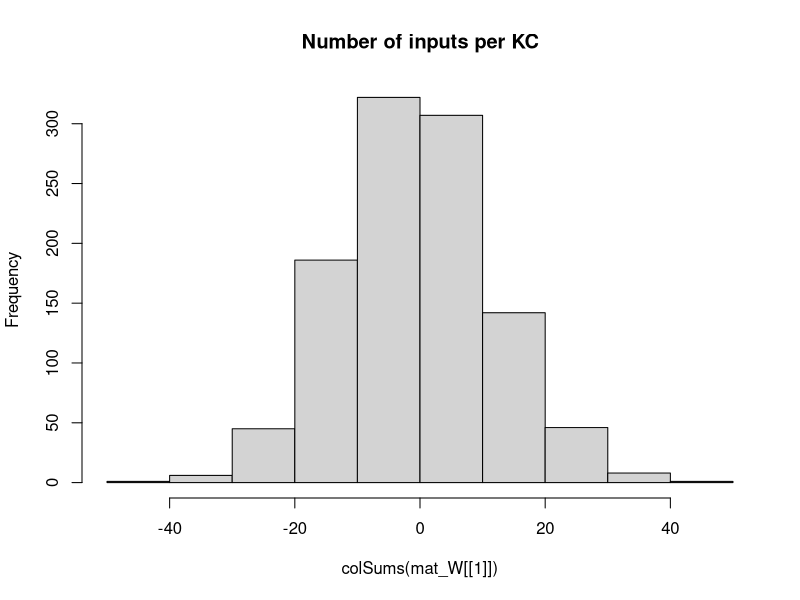

The R source for this figure: (Note: this script raises an error after producing the figure.)
## Development Code for Willsaw NN image recognition of zfish larva
## KL 2021
## I will implement a MB random kernel NN as in my Ant Navigation paper 
## This Files Trains the weights of  2 Layer Net : Random Expansion Feature Layer (Random Kernel Trick) -> Perceptron Output neuron 
## The connections in L1 Random Sparse Net are data independent, while L2 wights are trained via +ve larva head template samples to filter patterns that look like larva
## The input images are labeled as Fish and non fish according to the folder they are placed.
# Output is saved as pgm images which are then loaded by tracker software so as to implemend the simple classifier net implemended here 

library("pixmap")
library("yaml")



## Initialize the random Weight vector of an L1 (KC) neuron  
init_random_W3 <- function(m, p){
  m <- rnorm(NROW(m),0.0,sd=1) ## larger SD sizes make learning divergent ///#runif(NROW(m))/(10*NROW(m)) ##Weak Synapses
  return (m)
}


## Initialize the random Weight vector of an L1 (KC) neuron  
init_random_W2 <- function(m, p){
  # Draw random Number N of Sampled Inputs From Binomial
  #n <- rbinom(1,length(m),p)
  ## Set N random synapses as inputs to KC
  #idx <- sample(1:length(m),n)
  m <- rnorm(NROW(m),0,sd=1) ## larger SD sizes make learning divergent ///#runif(NROW(m))/(10*NROW(m)) ##Weak Synapses
  ## Likely Stronger Subset
  #m[idx] <- 1#/length(m) #runif(n)/(10*length(m)) #1/NROW(m)
  #print(length(m))
  return (m)
}


## Initialiaze the random Weight vector of an L1 (KC) neuron  
init_sparse_W <- function(m,p){
  # Draw random Number N of Sampled Inputs From Binomial
  n <- rbinom(1,length(m),p)
  ## Set N random synapses as inputs to KC
  idx <- sample(1:length(m),n)
  #m <- runif(NROW(m))/(1000000*NROW(m)) ##Weak Synapses
  ## Likely Stronger Subset
  m[idx] <- 1#/length(m) #runif(n)/(10*length(m)) #1/NROW(m)
  #print(length(m))
  return (m)
}


## Sigmoid//logistic Transfer Function
N_transfer <- function(activation)
{
  return (1/(1 + exp(-activation) ))
}


## Derivative Sigmoid/logistic Transfer Function
N_transfer_D <- function(activation)
{
  return (N_transfer(activation)*(1-N_transfer(activation)) )
}

## Neural Actvation for a layer with Weitgh Matrix W and Input matrix of col vectors -
#  vector of Biases B - This is to a matrix to operate overall all input activations over Inputs in order 
N_activation <- function(X,W,B)
{
  ## If more Than Half input units (based on Avg inputs) is active - then activate KC
  
  #  if ( sum(X) > KC_THRES )
  #    return (1)
  # else
  mat_B <- matrix(B,ncol=ncol(X),nrow=length(B) )
  ## Bias is just another W attached to a fixed Input 1
  return (W%*%X + mat_B)
}

## Copies A Smaller Matrix To the Middle of a larger one - (Pasting Image on larger canvas)
matrix_paste <- function(src,target)
{
  x_offset <- round((ncol(target)- ncol(src))/2 )
  y_offset <- round((nrow(target)- nrow(src))/2 )
  target[ (1+y_offset):(y_offset+nrow(src)),(1+x_offset):(x_offset+ncol(src))] <-src
  return(target)
}


sparse_binarize <- function(X,INPUT_SPARSENESS)
{
  ## Binarize Input Image / Set Sparsensess ##
  pxsparse = 1.0
  thres_bin = mean(X)
  max_iter = 100
  
  while (pxsparse > INPUT_SPARSENESS & max_iter > 0)
  {
    X_bin <-  as.numeric(X > thres_bin)
    pxsparse <- sum(as.numeric(X_bin[X_bin > 0]))/length(X_bin)
    thres_bin = thres_bin + 0.01;
    max_iter = max_iter + 1
  }
  
  
  ##message("Input Sparseness:",pxsparse)
  
  return(X_bin)
}




makeInputMatrix <- function(img_list,inmat_W)
{
  
  ## TRAIN /TEST ##
  img_list <- img_list[,1]
 
  
  
  ## Matrix Of  image Input Vectors  
  mat_X = matrix(0,nrow=ncol(inmat_W[[1]]),ncol=length(img_list) )
  fileidx <- 0
  for (in_img in img_list)
  {
    fileidx= fileidx + 1
    
    imgT <- read.pnm(as.character(in_img) )
    mat_img <- getChannels(imgT)*255  ##x255 Convert back to uint 8-bit
    X <- as.vector(mat_img)
    ### Add Fixed input 1 - To operate As Adjustable Bias for each input   
    ##X[length(X)] <- 1 # c(as.vector(mat_img),1)
    
    ##message(in_img," Input Dim:", dim(mat_img)[1],"x",dim(mat_img)[2],"=",dim(mat_img)[2]*dim(mat_img)[1])
    
    if (length(X) > n_top_px)
    {
      warning("input sample too big - skipping")
      next
    }
    
    ## If Loaded image is Smaller than INput - Then Resize (paste into) larger Matrix to fit
    if (length(X) < n_top_px)
    {
      ##message("input sample Smaller than Canvas - pasting")
      mat_t <- matrix(0,nrow=img_dim[1],ncol=img_dim[2])
      mat_img <- matrix_paste(mat_img,mat_t)
      ##message("Converted  Dim:", dim(mat_img)[1],"x",dim(mat_img)[2],"=",dim(mat_img)[2]*dim(mat_img)[1])
    }
    
    ##mypic = new("pixmapGrey", size=dim(mat_img),grey = mat_img);plot(mypic)
    ## Convert to Col Vector
    ##X <- sparse_binarize(as.vector(mat_img),INPUT_SPARSENESS)
    X <- as.vector(mat_img)
    
    dim(X) <- c(length(X),1) ## Make into Col Vector
    
    if (length(X) > n_top_px)
    {
      warning(in_img,"Image Too large. Skipping")
      next
    }
    
    stopifnot(length(mat_X[,fileidx]) ==length(X) ) 
    mat_X[,fileidx] <- X # Save In Vector to MAtrix
    
  }## Load All Input Vectors Into Matrix X
  
  return(mat_X)
} ##Make INput List



### EXPORT MAtrix to YAML for !!opencv-matrix##
matrixToYamlForOpenCV <- function(mat)
{
  ##!!opencv-matrix
  strHeader <- "!!opencv-matrix\n rows: %d\n cols: %d\n dt: f\n data:["
  ## Matrix Will Be saved Transposed Because Data serial Reading Order is by row in OpenCV while Here Serialization is By Column
  strHeader <- sprintf(strHeader,nrow(mat),ncol(mat))
  strData = ""
  lineWidth = 100#min(100,length(mat))
  
  ## COMMENTED OUT AS SUDDENLY as.yaml started adding new Lines in data automatically - The following routine does this manually
  # ##Long Strings Need to be broken by New Lines otherwise OPENCV FIle Storage FAils
  # if (length(mat) > lineWidth){
  #   fcon<- tempfile("matrixYaml")
  #   
  #   ## Need to export To TEMP file as string Concat Is too SLOW
  #   for (i in seq(1,length(mat),lineWidth) ){
  #     write(mat[i:min(i+lineWidth-1,length(mat)-1)], file = fcon,ncolumns = 100, append = TRUE, sep = ", ")
  #     ##cat(",",file = fcon, append = TRUE,fill=FALSE)
  #     #strData = paste0(strData, toString(mat[i:min(i+lineWidth,length(mat))],"\n",width=0))
  #   }
  #   ## Join  All Lines Back INto One String - With Newlines and Commas and Intendation
  #   #strData = noquote()
  #   strData = noquote(paste0(
  #                     readLines(con = fcon, n = -1L, ok = TRUE, warn = TRUE, skipNul = FALSE, encoding = "UTF-8"),
  #                            collapse=",\n         ")) ##
  #   #class(strData) <- "verbatim"
  # }else
    
  ## Need to TransposeBecause Data serial Reading Order is by row in OpenCV while Here Serialization is By Column
  strData = toString(t(mat))
  
  
  strRet=  noquote(paste0(strHeader,strData,"]")) 
  
  
  ##Character vectors that have a class of ‘verbatim’ will not be quoted in the output YAML 
  class(strRet) <- "verbatim"
  ##class(strRet) <- "verbatim"
  #write(strRet,file = fcon)  
  return(noquote(strRet) )
}




## Process 2 Layer Network - Return Last Node Output produced for each input image
## Note : Input Layer Is Simplified - No activation function needed or Bias - Input image intentities are taken as activations
## Target_output is vector of desired output for each output Neuron these I chose to be L2_1=1 (Fish) L2_2=1 (Non Fish)
net_proc_images_batch <- function(mat_X,inmat_W,inLayer_Bias,mat_Y,learningRate = 0.0)  
{
  
  L_X     <- list() ## Output Of Layer k
  L_A     <- list() ## Activation of  Layer k
  L_delta <- list()  ## Delta is the "cost attributable to (the value of) that node". 
  L2_out <- list()
  
  scaledEta = learningRate/ ncol(mat_X)
  outError = 0 #'Mean Sq Error Of File Batch'

    ##Input Layer Is Simplified - No activation function needed or Bias - Input image intentities are taken as activations
    ## Due to R hell with numbers ecoming Factors I need to do this tricl
    
    ##Target_output <- mat_Y[fileidx,] 
     
    ## Forward Propagation ##
    ##mat_X[1,] = 1 ## Add COnst Input so W_i operates as a Bias IxW 
   ##  matrix of output Col vectors correspond to output
    for (l in 1:(N_Layers+1) )
    {
      if (l == 1) ## 1st Layer is INput 
      {
        ##Activation 
        L_A[[1]] <- mat_X
        L_X[[1]] <- mat_X##N_transfer(X-0.5)
        
      }else
      {
        #L_X[[l-1]][1,] = 1 ##No Need - Removed for TEST/ Add COnst Input so W_i operates as a Bias IxW
        L_A[[l]] <- N_activation(L_X[[l-1]], inmat_W[[l-1]], inLayer_Bias[[l-1]] )
        
        L_X[[l]] <- N_transfer( L_A[[l]])
        
      }
    }
    MSQError =  sum(((mat_Y) - L_X[[N_Layers+1]] )^2)/ ncol(mat_X)

    ## Note Indexes L_X and mat/biases are off by one because LX_1 is considerened an input layer, while neural layer is l=2
    ### Back Propagation ###
    for (l in (N_Layers):1 )
    {
      ##On Output Layer
      if (l == (N_Layers))
      {
        ## Element Wise Product (hadamart Product)   // SIGMOID * COST_Derivative ( squared error cost function wrt activations)
        L_delta[[l]] <- ( N_transfer_D( L_X[[l+1]] )   * (L_X[[l+1]] - mat_Y)) ##*N_transfer_D(L_X[[l]])
      }else{
        #L_delta[[l]] <- L_delta[[l+1]] %*% t(mat_W[[l]])*N_transfer_D(L_X[[l]])
        L_delta[[l]] <-   t(t(L_delta[[l+1]]) %*%(inmat_W[[l+1]])*t(N_transfer_D( L_X[[l+1]] )))    ## %*% t(N_transfer_D(L_X[[l-1]]) )
      }
      
      dE <- (L_delta[[l]])%*%t(L_X[[l]])  ##Instead of L_A[
      dW <- (scaledEta)*dE 
      ##Add average change over batch samples
      inmat_W[[l]] <- inmat_W[[l]] -  dW ##length(img_list)

      ## Error Non-Conform
      inLayer_Bias[[l]] <- inLayer_Bias[[l]] - rowSums( scaledEta*(L_delta[[l]]) )  
      ##if (l==1)
      ##  hist(dW)
    }
    
    #hist(Layer_Bias[[1]])
    #if (fileidx %% 10 == 0)  
    #  hist(inmat_W[[1]], main="After")
    
    
    ## Forward Propagation ## 
    # L1 <- N_transfer(N_activation(mat_X, inmat_W[[1]],inmat_B[[1]]  ) ) ## v_Layer_Bias[i] matrix(rep(,nrow(mat_X)),nrow=nrow(mat_X) )  
    # ## L2 matrix of output Col vectors correspond 
    # L2 <-  N_transfer(N_activation(L1,inmat_W[[2]] ,  inmat_B[[2]] )  )  
    # 
    # MSQError =  sum(((mat_Y) - L2 )^2)/ ncol(mat_X)
    # 
    ## Forward Propagation ##
    ##  matrix of output Col vectors correspond to output
    for (l in 1:(N_Layers+1) )
    {
      if (l == 1) ## 1st Layer is INput 
      {
        ##Activation 
        L_A[[1]] <- mat_X
        L_X[[1]] <- mat_X ##N_transfer(X-0.5)
        
      }else
      {
        L_A[[l]] <- N_activation(L_X[[l-1]], inmat_W[[l-1]], inLayer_Bias[[l-1]] )
        stopifnot(!any(is.nan( L_A[[l]]))) ##Check LAST W update did not cause NAN
        L_X[[l]] <- N_transfer( L_A[[l]])
        stopifnot(!any(is.nan(L_X[[l]]))) ##Check For NAN
      }
    }
    MSQError =  sum(((mat_Y) - L_X[[N_Layers+1]] )^2)/ ncol(mat_X)
    
    
    
    
    ##message("Recognition Output for Img ",in_img," is F:",L_X[[3]][1]," non-F:",L_X[[3]][2]," Active KC:",L2_out[[fileidx]]$KC_active/N_KC )
    #dim(X) = img_dim##dim(mat_img)
    
    
    #image(X_bin)
    #title(main = paste(in_img,strRes," R:",L2_Neurons_out[1]-L2_Neurons_out[2]), font.main = 4)
  
  
  lout <- list(X=mat_X,
               W=inmat_W,
               B=inLayer_Bias,
               output= L_X[[N_Layers+1]],
               outputActivation= L_A[[N_Layers+1]],
               Target=mat_Y,
               #out=data.frame( do.call(rbind,L2_out ) ),
               MSQError=MSQError )
  
  #MSQError =  sum(((mat_Y) - L2)^2)/nrow(mat_X)
  
  return(lout  )
}



img_dim <- c(38,28)
N_Layers <- 4
dInitialLearningRate    <- dLearningRate <- 0.01
n_top_px <- img_dim[2]*img_dim[1]
N_KC = round(n_top_px*10) ## Number of Kenyon Cells (Input layer High Dim Coding)
#N_SYN_per_KC <- 50 NOT USED  #ONLY FOR L1-2  n_top_px/500 ## Number of pic Features each KC neuron Codes for
#KC_THRES <- N_SYN_per_KC*0.25 ## Number of INput that need to be active for KC to fire/Activate
#v_Layer_N2 <- c(n_top_px, N_KC, 2)
v_Layer_N <- c(n_top_px, 150,70,20, 2) ##number of Units per layer (assume fully connected with Normal Dist of Strength)

#v_Layer_CON <- c(N_SYN_per_KC/n_top_px,)
Layer_Bias <- list() ## Number of INput that need to be active for Neuron to fire/Activate
INPUT_SPARSENESS = 0.25


batchSize = 150 # Number of Training IMages for Each Leanring Episode (which will define error graident )
Nbatches = 1500 ## Number of random batchs (of size batchSize) to repeat training over
trainingN = 120 ## Training Cycles For Each Batch



mat_W <<- list() # List Of Weight Matrices

## Make Sparse Random Synaptic Weight matrix Selecting Inputs for each KC
for (k in 1:N_Layers)
{
  mat_W[[k]] <- matrix(0,ncol=v_Layer_N[k],nrow=v_Layer_N[k+1])
  ## Init Random
  if (k==1)
    mat_W[[k]] <-t(apply(mat_W[[k]],1,init_random_W2,0)) ## ##t(apply(mat_W[[k]],1,init_sparse_W,N_SYN_per_KC/n_top_px)) ##
  
  if (k==2)
    mat_W[[k]] <- t(apply(mat_W[[k]],1,init_random_W2,0)) ##
  
  if (k>=3)
    mat_W[[k]] <- t(apply(mat_W[[k]],1,init_random_W3,0)) ##
  
    
  Layer_Bias[[k]] <- matrix(1,ncol=1,nrow=v_Layer_N[k+1] )  #rep(1,) ## Initialiaze Neural Biases
}

#hist(mat_W[[3]])
hist(colSums(mat_W[[1]]),main="Number of inputs per KC")

##Layer 2 (Output Perceptron)
#L2_Neurons <<- 2

### RUN BATCH TRAINING ###
## Apply Input Image ##
## list training files 
setwd("/home/kostasl/workspace/zebrafishtrack/Rplots")
sPathTrainingSamples="../img/trainset/fish"
sPathTrainingNonSamples="../img/trainset/nonfish/"
sPathTestingSamplesFish="../img/fish/"
sPathTestingSamplesNonFish="../img/nonfish/"


#load(file="fishNetL3.RData")

img_list_train_fish =  cbind(files=list.files(path=sPathTrainingSamples,pattern="*pgm",full.names = T),F=1,NF=0) 
img_list_test_fish = cbind(files=list.files(path=sPathTestingSamplesFish,pattern="*pgm",full.names = T),F=1,NF=0)
img_list_train_nonfish =   cbind(files=list.files(path=sPathTrainingNonSamples,pattern="*pgm",full.names = T),F=0,NF=1)
img_list_test_nonfish =  cbind(files=list.files(path=sPathTestingSamplesNonFish,pattern="*pgm",full.names = T),F=0,NF=1)

## A Small Sample set for Testing the Algorithm Discrimiation between X and 1 
img_list_train_ones <-  cbind(files=list.files(path="../img/trainset/ones/",pattern="*pgm",full.names = T),F=1,NF=0)
img_list_train_X <-  cbind(files=list.files(path="../img/trainset/X/",pattern="*pgm",full.names = T),F=0,NF=1)

img_list_debug_f <-  cbind(files=list.files(path="../img/debug/fish/",pattern="*pgm",full.names = T),F=1,NF=0)
img_list_debug_nf <-  cbind(files=list.files(path="../img/debug/nonfish/",pattern="*pgm",full.names = T),F=0,NF=1)


img_list_all <- rbind.data.frame(img_list_train_fish,img_list_test_fish,img_list_train_nonfish,img_list_test_nonfish,stringsAsFactors = FALSE) #
#img_list_train <- rbind.data.frame(img_list_train_fish,img_list_test_fish,img_list_train_nonfish,img_list_train_nonfish,stringsAsFactors = FALSE)
#img_list_test=  list.files(path=sPathTestingSamples,pattern="*pgm",full.names = T) Samples ##


img_list_train <- rbind.data.frame(img_list_train_fish, img_list_test_fish,
                                   img_list_test_nonfish,img_list_train_nonfish,
                                   stringsAsFactors = FALSE)
#img_list_train <- rbind.data.frame(img_list_train_ones,img_list_train_X)
#img_list_all <- rbind.data.frame(img_list_train_fish,stringsAsFactors = FALSE)

##img_list_train <-  rbind.data.frame(img_list_debug_f,img_list_debug_nf)


lFitError <- list()
dfitRecord <- data.frame()

vTrainingError <- vector()
## Subset INput LIst Into Batches
rIdx = 1

### Start Main FishNet TRAINING LOOP ###
for (b in 1:Nbatches)
{
  ##Make Matrix -For All net inputs
  ## Balance Random Batch Sample Equally between Classes  ##
  img_list_suffled <- rbind.data.frame((img_list_train[img_list_train$F == 1,])[sample(1:(batchSize/2)),] ,              ##img_list_train[sample(1:nrow(img_list_train)),]
                                       (img_list_train[img_list_train$NF == 1,])[sample(1:(batchSize/2)),] )
  ##Select Subset Batch
  img_list_suffled <- head(img_list_suffled,batchSize)
  
  mat_X <- makeInputMatrix(img_list_suffled,mat_W)
  
  label_list <-cbind.data.frame(F=(img_list_suffled[,2]),NF=(img_list_suffled[,3]) )##Target output/labels
  mat_Y <- t(apply(as.matrix(label_list),2,strtoi))  

  message("~~~~ Learning Rate: ",dLearningRate)

  
  for (i in 1:trainingN)
  {  
    
    #dLearningRate    <- dInitialLearningRate/i
    
    
    # TRAIN On Fish 
    dnetout <- net_proc_images_batch(mat_X, mat_W, Layer_Bias, mat_Y, dLearningRate )
    mat_W   <<- dnetout$W
    mat_B   <<- dnetout$B

    #message(fileidx,". MSQERR:",MSQError,"  ", L2_out[[fileidx]]$L2_F, "-", L2_out[[fileidx]]$L2_NF, " ERR: ", L2_out[[fileidx]]$Err ," ",in_img)
    message(rIdx,". MSQERR:",dnetout$MSQError,"  ")
    
        
    vTrainingError[rIdx] = dnetout$MSQError  #plot(unlist(dnetout$out$MSERR),main=paste(i,"Mean SQ Err"))
    rIdx = rIdx +1
    
    plot(vTrainingError,ylim=c(0.00001,1),type="l",log="y") #ylim=c(0,1)xlim=c(0,trainingN*Nbatches)
    
  }## Repeated Training On Batch 
  
  ##Mark End Of Batch
  points(length(vTrainingError),tail(vTrainingError,1),ylim=c(0.00001,1),type="p",log="y") #ylim=c(0,1)xlim=c(0,trainingN*Nbatches)
} ## Different Batch Suffles  

save.image(file=paste0("fishNetL",N_Layers,"-B.RData"))

plot(c) #ylim=c(0,1)





### Calc Final Performance 

##Select Subset Batch
img_list_suffled <- img_list_all[sample(1:nrow(img_list_all),100 ),]#rbind.data.frame(img_list_debug_f,img_list_debug_nf) img_list_train_nonfish#img_list_all[sample(1:nrow(img_list_all),50 ),] #img_list_test_nonfish #img_list_test_nonfish # 
mat_X <- makeInputMatrix(img_list_suffled,mat_W)
label_list <-cbind.data.frame(F=(img_list_suffled[,2]),NF=(img_list_suffled[,3]) )##Target output/labels
mat_Y <- t(apply(as.matrix(label_list),2,strtoi))
# 
# ## TODO : Move this in Funct - Use One MAtrix For Net -Matrix Of Biases
# mat_B <- list()
# for (k in 1:N_Layers)
#   mat_B[[k]] <- matrix(Layer_Bias[[k]],ncol=ncol(mat_X),nrow=length(Layer_Bias[[k]]) )


dLearningRate    <- 0.0
# TRAIN On Fish 
dnetoutV <- net_proc_images_batch(mat_X, mat_W, Layer_Bias, mat_Y, dLearningRate )
            
message("Final MSQERR:",dnetoutV$MSQError)

  
hist(dnetout$Target - N_transfer( dnetout$output) )

hist(dnetout$W[[1]],main="After")




## FOR EXPORT TO YAML

fishNet <- list(LW1=dnetout$W[[1]],
                LW2=dnetout$W[[2]],
                LW3=dnetout$W[[3]],
                LW4=dnetout$W[[4]],
                LB1=dnetout$B[[1]],
                LB2=dnetout$B[[2]],
                LB3=dnetout$B[[3]],
                LB4=dnetout$B[[4]] 
)

#attr(fishNet$LW1, "tag") <- "!!opencv-matrix" ##Adding tags Also Change The Header to Verbatim, which does not work in OPENCV
attr(fishNet$LW2, "tag") <- "!!opencv-matrix"
attr(fishNet$LW3, "tag") <- "!!opencv-matrix"
attr(fishNet$LB1, "tag") <- "!!opencv-matrix"
attr(fishNet$LB2, "tag") <- "!!opencv-matrix"
attr(fishNet$LB3, "tag") <- "!!opencv-matrix"


#fishNet <- list(LW1=Layer_Bias[[2]]
#)
## EXPORT TO YAML FOR OPENCV - Custom/hacked exporter routine specific to OPENCV
  filename <- "fishNet.yml"
  con <- file(filename, "w")
  message("Exporting to YAML-Wait for it , this may take a while...")
  write("%YAML:1.0",con) ##Header Is necessary For OPENCV 
  ## Indentation Needs to be 3
  str_yaml<- noquote(as.yaml(fishNet, handlers=list(matrix=matrixToYamlForOpenCV), line.sep="\n",indent=3,unicode=F))
  #  CLEAN UP String FRom Escape Chars
  ## the Var Type tag !!opencv-matrix needs to be on same line as vairable Name - For OpenCV file store - FIX
  str_yaml <- gsub("\n  !!opencv-matrix","!!opencv-matrix",str_yaml,fixed = T)
  str_yaml <- gsub("\\n","\n",str_yaml,fixed = T)## Remove Escaped NewLines
  str_yaml <- gsub("\"","",str_yaml,fixed = T)#Remove Quates

  write(noquote(str_yaml),con,append=TRUE) ##Header Is necessary For OPENCV 
  close(con)




############## 


## Process 2 Layer Network - Return Last Node Output produced for each input image
## Note : Input Layer Is Simplified - No activation function needed or Bias - Input image intentities are taken as activations
## Target_output is vector of desired output for each output Neuron these I chose to be L2_1=1 (Fish) L2_2=1 (Non Fish)
net_proc_images <- function(input_list,inmat_W,inLayer_Bias,learningRate = 0.0)  
{
  
  L_X     <- list() ## Output Of Layer k
  L_A     <- list() ## Activation of  Layer k
  L_delta <- list()  ## Delta is the "cost attributable to (the value of) that node". 
  L2_out <- list()
  
  Target_output = c(1,0)  
  fileidx <- 0
  outError = 0 #'Mean Sq Error Of File Batch'
  ## TRAIN /TEST ##
  img_list <- input_list[,1]
  label_list <-cbind.data.frame(F=(input_list[,2]),NF=(input_list[,3]) )##Target output/labels
  
  ## Matrix Of  image Input Vectors  
  mat_X = matrix(0,nrow=ncol(inmat_W[[1]]),ncol=length(img_list) )
  
  for (in_img in img_list)
  {
    fileidx= fileidx + 1
    
    imgT <- read.pnm(as.character(in_img) )
    mat_img <- getChannels(imgT)
    X <- as.vector(mat_img)
    ### Add Fixed input 1 - To operate As Adjustable Bias for each input   
    ##X[length(X)] <- 1 # c(as.vector(mat_img),1)
    
    ##message(in_img," Input Dim:", dim(mat_img)[1],"x",dim(mat_img)[2],"=",dim(mat_img)[2]*dim(mat_img)[1])
    
    if (length(X) > n_top_px)
    {
      warning("input sample too big - skipping")
      next
    }
    
    ## If Loaded image is Smaller than INput - Then Resize (paste into) larger Matrix to fit
    if (length(X) < n_top_px)
    {
      ##message("input sample Smaller than Canvas - pasting")
      mat_t <- matrix(0,nrow=img_dim[1],ncol=img_dim[2])
      mat_img <- matrix_paste(mat_img,mat_t)
      ##message("Converted  Dim:", dim(mat_img)[1],"x",dim(mat_img)[2],"=",dim(mat_img)[2]*dim(mat_img)[1])
    }
    
    ##mypic = new("pixmapGrey", size=dim(mat_img),grey = mat_img);plot(mypic)
    ## Convert to Col Vector
    X <- sparse_binarize(as.vector(mat_img),INPUT_SPARSENESS)
    
    
    dim(X) <- c(length(X),1) ## Make into Col Vector
    
    if (length(X) > n_top_px)
    {
      warning(in_img,"Image Too large. Skipping")
      next
    }
    
    stopifnot(length(mat_X[,fileidx]) ==length(X) ) 
    mat_X[,fileidx] <- X # Save In Vector to MAtrix
    
    
    ##Input Layer Is Simplified - No activation function needed or Bias - Input image intentities are taken as activations
    ##Activation 
    L_A[[1]] <- X
    L_X[[1]] <- X##N_transfer(X-0.5)
    ## Due to R hell with numbers ecoming Factors I need to do this tricl
    mat_Y <- apply(as.matrix(label_list),2,strtoi)
    
    Target_output <-mat_Y[fileidx,] 
    ### 
    
    ## Forward Propagation ## 
    for (i in 2:(N_Layers+1) )
    {
      L_A[[i]] <- N_activation(L_X[[i-1]], inmat_W[[i-1]], inLayer_Bias[[i-1]]) ## v_Layer_Bias[i]  
      L_X[[i]] <- N_transfer(L_A[[i]])
    }
    
    outError = outError + sum( ( Target_output - L_X[[i]] ) )
    
    #hist(mat_W[[l-1]],main="before")
    ## Note Indexes L_X and mat/biases are off by one because LX_1 is considerened an input layer, while neural layer is l=2
    ## Back Propagation ##
    for (l in (N_Layers):1 )
    {
      ##On Output Layer
      if (l == (N_Layers))
      {
        ## Element Wise Product (hadamart Product)
        L_delta[[l]] <- ((N_transfer_D(L_X[[l+1]])) * (L_X[[l+1]] - Target_output)) ##*N_transfer_D(L_X[[l]])
      }else{
        #L_delta[[l]] <- L_delta[[l+1]] %*% t(mat_W[[l]])*N_transfer_D(L_X[[l]])
        L_delta[[l]] <-   t(t(L_delta[[l+1]]) %*%(inmat_W[[l+1]])*t(N_transfer_D( L_X[[l+1]] )))    ## %*% t(N_transfer_D(L_X[[l-1]]) )
        
      }
      
      dE <- (L_delta[[l]])%*%t(L_A[[l]])  
      dW <- learningRate*dE 
      ##Add average change over batch samples
      inmat_W[[l]] <- inmat_W[[l]] -  dW ##length(img_list)
      inLayer_Bias[[l]] <- inLayer_Bias[[l]] - learningRate*(L_delta[[l]])  
    }
    
    #hist(Layer_Bias[[1]])
    if (fileidx %% 10 == 0)
      hist(inmat_W[[1]], main="After")
    
    #hist( KC_out_act[1,])
    ## Calc Layer 1 output based on Activation Threshold Funciton for Units
    #KC_output <- apply(KC_out_act, 2, N_transfer)
    #dim(KC_output) <-c(1,length(KC_output)) ## Make into Row Vector
    
    ## Learn Positive Samples - Simple Perceptron Learning Rule - Over an augmented input X which is projected To High dim via sparse random matrix in L1##
    ## Take Active L1 outputs And Set L2 Input synapses of Output Neuron to High
    # Continuous output /
    #L2_Neurons_out <<- (as.numeric(( KC_output %*%  W_L2)/N_KC))
    # Weight Gradient -
    #DW <- t(KC_output)%*% (Target_output - L2_Neurons_out)/2
    #W_L2 <<-  W_L2 + learningRate*DW ## Update Weight Vector 
    
    
    ##W_L2[W_L2 < 1] <<- 1 ##Cap To Limit Values - Saturation Of Synapses
    ##W_L2[,outNeuronIdx][W_L2< -1] <<- -1
    
    #stopifnot(ncol(KC_output) == nrow(W_L2))
    ## Calc Output Neuron - Perceptron 
    ## FWD PROP CAlc MSQE - Fwd Propagate Entire Input Matrix 
    
    
    ## Forward Propagation ## 
    L1 <- N_transfer(N_activation(mat_X, inmat_W[[1]], matrix(inLayer_Bias[[1]],ncol=ncol(mat_X),nrow=length(inLayer_Bias[[1]])) ) ) ## v_Layer_Bias[i] matrix(rep(,nrow(mat_X)),nrow=nrow(mat_X) )  
    ## L2 matrix of output Col vectors correspond 
    L2 <-  N_transfer(N_activation(L1,inmat_W[[2]] , matrix(inLayer_Bias[[2]],ncol=ncol(mat_X),nrow=length(inLayer_Bias[[2]])) )  )  
    
    MSQError =  sum((t(mat_Y) - L2 )^2)/ ncol(mat_X)
    
    
    L2_out[[fileidx]] <- list(Err=0.5*sum((Target_output - L2[,fileidx])^2),
                              MSERR=MSQError,
                              L2_F=L2[1,fileidx],
                              L2_NF=L2[2,fileidx],
                              KC_active = sum(L1[fileidx,][L1[fileidx,]>0.5]),
                              KC_total = length(L1[fileidx,]),
                              # input_sparse= pxsparse,
                              file=in_img
    )
    
    
    
    message(fileidx,". MSQERR:",MSQError,"  ", L2_out[[fileidx]]$L2_F, "-", L2_out[[fileidx]]$L2_NF, " ERR: ", L2_out[[fileidx]]$Err ," ",in_img)
    
    ##message("Recognition Output for Img ",in_img," is F:",L_X[[3]][1]," non-F:",L_X[[3]][2]," Active KC:",L2_out[[fileidx]]$KC_active/N_KC )
    dim(X) = dim(mat_img)
    
    
    #image(X_bin)
    #title(main = paste(in_img,strRes," R:",L2_Neurons_out[1]-L2_Neurons_out[2]), font.main = 4)
  }
  
  lout <- list(X=mat_X,
               W=inmat_W,
               B=inLayer_Bias,
               out=data.frame( do.call(rbind,L2_out ) ))
  
  MSQError =  sum((t(mat_Y) - L2)^2)/nrow(mat_X)
  
  return(lout  )
}



#}

#       ##Test 
#   dnetout_tfish <- net_proc_images(img_list_test_fish,0.3, c(1,0))
#   #hist(unlist(dnetout_fish$L2_F),breaks=10,main="Class Fish Responses to F+ samples" )
#   ##L1 threshold set too high - patterns do not propagate
#   stopifnot(sum(unlist(dnetout_tfish$KC_active)) > 1)
#     
#   SqError_FisF <- sum((1 -unlist(dnetout_tfish$L2_F))^2)/nrow(dnetout_tfish)
#   SqError_FisNotNF <- sum((-1 -unlist(dnetout_tfish$L2_NF))^2)/nrow(dnetout_tfish)
#   
#   message("Sq. Error: F+:",SqError_FisF," F-:",SqError_FisNotNF)
#   
#   dnetout_tnotfish <- net_proc_images(img_list_test_nonfish,dLearningRate,c(0,1))
#   ##hist(unlist(dnetout_notfish$L2_NF),breaks=10,main="Class Not Fish Responses to F- samples" )
#   
#   SqError_NFisNotF <- sum((-1 -unlist(dnetout_tnotfish$L2_F))^2)/nrow(dnetout_tnotfish)
#   SqError_NFisNF <- sum((1 -unlist(dnetout_tnotfish$L2_NF))^2)/nrow(dnetout_tnotfish)
#   
#   #message("Sq. Error: F+:",SqError_NFisNotF," F-:",SqError_NFisNF)
# 
#   
#   SqClassError = sum(SqError_FisF,SqError_FisNotNF,SqError_NFisNotF,SqError_NFisNF)   
#   lFitError[[i]] = list(S_error=SqClassError,FishisFish=SqError_FisF,FishNotFish=SqError_FisNotNF,
#                         NotFishIsFish=SqError_NFisNotF,
#                         NotFishIsNotFish=SqError_NFisNF)
#   
#   dfitRecord <<- data.frame( do.call(rbind,lFitError ) )
#   plot(unlist(dfitRecord$S_error),xlim=c(1,100) ,xlab="Fit Error",ylim=c(0,2))
# 
# 
# ## Test Fish
# dnetout_testfish <- net_proc_images(img_list_test_fish,0,c(-1,1))
# ##hist(unlist(dnetout_notfish$L2_NF),breaks=10,main="Class Not Fish Responses to F- samples" )
# dnetout_testnonfish <- net_proc_images(img_list_test_nonfish,0,c(-1,1))
# 
# 
# SqError_NFisNotF <- sum((-1 -unlist(dnetout_testfish$L2_F))^2)/nrow(dnetout_testfish)
# SqError_NFisNF <- sum((1 -unlist(dnetout_testfish$L2_NF))^2)/nrow(dnetout_testfish)
# 
# 
# 
# 
# plot(unlist(dfitRecord$S_error),xlim=c(1,100) ,xlab="Fit Error",ylim=c(00,800))
# 
# plot(unlist(dfitRecord$FishisFish) )
# plot(unlist(dfitRecord$FishNotFish) )
# plot(unlist(dfitRecord$NotFishIsFish) )
# plot(unlist(dfitRecord$NotFishIsNotFish) )
# 
# 
# 
# ## Test Responses ## 
# dnetout_test <- net_proc_images(img_list_test,0.0,c(0,0))
# dnetout_test_nonfish <- net_proc_images(img_list_train_nonfish,0.0,c(-1,1))
# 
# 
# 
# colSums(W_L2)
# 
# l_out_n <- net_proc_images(img_list_train_nonfish,-dLearningRate/5,1)
# colSums(W_L2)
# 
# colSums(W_L2)
# 
# 
#  ## Save KC Matrix As Image (To Be loaded by Tracker)
#  ## Save Trained Weights As Image (To load by Tracker)
#  KC_sparse_pic <- pixmapGrey(mat_W[[1]], nrow=dim(mat_W[[1]])[1],ncol=dim(mat_W[[1]])[2])
#  plot(KC_sparse_pic)
#  write.pnm(KC_sparse_pic,file="L1_W_SparseNet.pgm")
# # 
# # ## Shift Values
#  L_W2 <- (mat_W[[2]])+1.0
#  L_W2 <- apply(L_W2,2,rev)
#  Lout_pic <- pixmapGrey(L_W2, nrow=dim(mat_W[[2]])[1],ncol=dim(mat_W[[2]])[2],cellres=1)
#  plot(Lout_pic)
#  write.pnm(Lout_pic,file="L2_W_SparseNet.pgm")
# 
#  Lout_pic <- pixmapGrey(Layer_Bias[[1]], nrow=dim(Layer_Bias[[1]])[1],ncol=dim(Layer_Bias[[1]])[2],cellres=1)
#  plot(Lout_pic)
#  write.pnm(Lout_pic,file="L1_B_SparseNet.pgm")
#  
#  
#  Lout_pic <- pixmapGrey(Layer_Bias[[2]],  nrow=dim(Layer_Bias[[2]])[1],ncol=dim(Layer_Bias[[2]])[2],cellres=1)
#  plot(Lout_pic)
#  write.pnm(Lout_pic,file="L2_B_SparseNet.pgm")
#  #
#  # 
# # 
# ## Load Matrix And Test
# imgT <- read.pnm(file="L1_W_SparseNet.pgm")
# mat_WL1 <- getChannels(imgT)
# 
# imgT <- read.pnm(file="L2_W_SparseNet.pgm")
# mat_WL2 <- getChannels(imgT)-1.0 ##Reverse Order

# 
# hist(W_L2)
# 
# cc <- getChannels(Lout_pic)
# plot(pic_outL)
